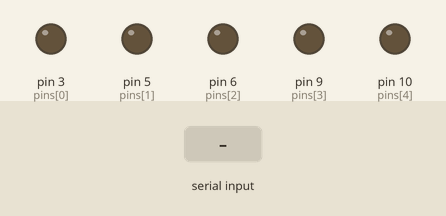
The sketch below on a simulated Arduino Uno, built with avr-gcc and run on an emulated ATmega328P. On the bench: output pins drawn as LEDs (lit = HIGH). Dashed ring = blinking. The test bench sets the inputs (shaded band).

Above: at 1.2 s.
1.3 s: "F,45\n" received over Serial
At 1.45 s:
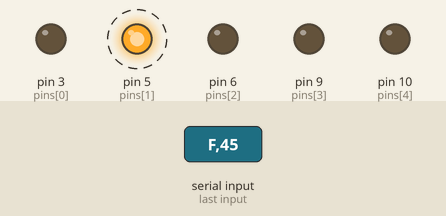
4.3 s: "C" received over Serial
At 5.3 s:
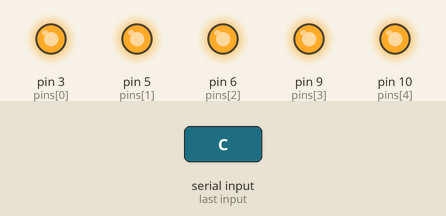
5.8 s: "90,45\n" received over Serial
At 6.6 s:
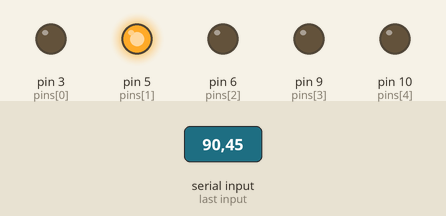
7.3 s: "30,150\n" received over Serial
At 8.0 s:
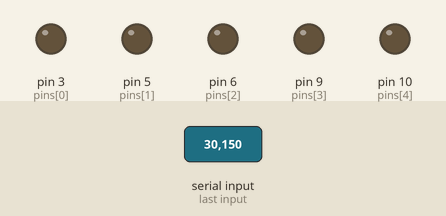
8.8 s: "T90\n" received over Serial
10.3 s: "1" received over Serial
At 11.1 s:
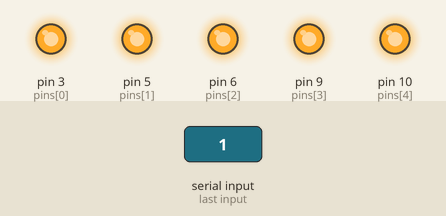
Timing chart, 0 to 12.8 s (numbered marks = the images above; inputs shaded):
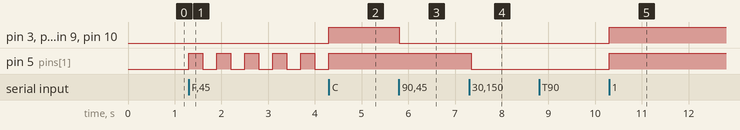

The sketch:

firstTry.ino
```cpp
int pins[] = {3, 5, 6, 9, 10};
constexpr size_t PIN_COUNT = sizeof(pins) / sizeof(pins[0]);
int currentBrightness[PIN_COUNT] = {0};

char selectedPin;
int brightness = 0;
int lastBrightness = -1;

bool isBlinking = false;
bool isVariable = false;

unsigned long previousMillis = 0;
unsigned long blinkInterval = 0;

void onAll() {
  for (size_t i = 0; i < PIN_COUNT; ++i){
    digitalWrite(pins[i], HIGH);
  }
}

void offAll() {
  for (size_t i = 0; i < PIN_COUNT; ++i){
    digitalWrite(pins[i], LOW);
  }
}

void resetModes() {
  isBlinking = false;
  isVariable = false;
  offAll();
}

void getDiodNumber(char pinNumber) {

  char pin = pinNumber - '0';
  if (pinNumber == 'G'){
    onAll();
  }
  else if (pinNumber == 'T'){
    offAll();
    digitalWrite(10, HIGH);
  }
  else{
    offAll();
    digitalWrite(pin, HIGH);
  }
}

void setBlinkFrequency(char blink){
  resetModes();
  if (blink == 'O'){
    isBlinking = false;
    offAll();
  }
  else if (blink == 'F'){
    isBlinking = true;
    blinkInterval = 300;
  }
  else if (blink == 'A'){
    isBlinking = true;
    blinkInterval = 1000;
  }
  else if (blink == 'S'){
    isBlinking = true;
    blinkInterval = 3000;
  }
}

void pwmTick(char mode){
  resetModes();
  if (mode == 'O'){
    offAll();
    isVariable = false;
  }
  else if (mode == 'C'){
    onAll();
  }
  else if (mode == 'V'){
    isVariable = true;
  }
}

void updateBrightness() {
    if (Serial.available() > 0) {
      char brightness = Serial.read();
      int targetBrightness = (unsigned char)brightness;

        for (int i = 0; i < PIN_COUNT; ++i) {
          if (currentBrightness[i] < targetBrightness) {
              ++currentBrightness[i];
          } else if (currentBrightness[i] > targetBrightness) {
              --currentBrightness[i];
          }
          analogWrite(pins[i], currentBrightness[i]);
        }
    }
}

void setup() {
  Serial.begin(9600);
  for (size_t i = 0; i < PIN_COUNT; ++i){
    pinMode(pins[i], OUTPUT);
  }
}

void loop() {
  if (Serial.available()) {
    char command = Serial.read();

    //standart Off
    if (command == '0') {
      resetModes();
    }
    //standart In
    else if (command == '1') {
      onAll();
    }
    //select some Pin
    else if (command >= '3' && command <= '9' || command == 'T' || command == 'G') {
      selectedPin = command;
      getDiodNumber(selectedPin);
    }
    //choose Speed Blinking Pin
    else if (command == 'O' || command == 'F' || command == 'A' || command == 'S'){
      setBlinkFrequency(command);
    }
    //choose Mode Glowing Pin
    else if (command == 'O' || command == 'C' || command == 'V'){
      pwmTick(command);
    }
  }

  //settings Blinking
  if (isBlinking) {
    unsigned long currentMillis = millis();
    if (currentMillis - previousMillis >= blinkInterval) {
      previousMillis = currentMillis;

      static bool isOn = false;
      if (isOn) {
        offAll();
      } else {
        getDiodNumber(selectedPin);
        //onAll();
      }
      isOn = !isOn;
    }
  }

  if (isVariable) {
    updateBrightness();
  }
}
```

Measured:
- after the input at 1.3 s, pin 5 (pins[1]): alternates HIGH for 0.30 s and LOW for 0.30 s, starting at once
- after the input at 4.3 s, pin 3 (pins[0]), pin 6 (pins[2]), pin 9 (pins[3]), pin 10 (pins[4]): LOW → HIGH at once; pin 5 (pins[1]): goes on until 4.3 s, then stays HIGH
- after the input at 5.8 s, pin 3 (pins[0]), pin 6 (pins[2]), pin 9 (pins[3]), pin 10 (pins[4]): HIGH → LOW at once
- after the input at 7.3 s, pin 5 (pins[1]): HIGH → LOW after 0.05 s
- after the input at 10.3 s, pin 3 (pins[0]), pin 5 (pins[1]), pin 6 (pins[2]), pin 9 (pins[3]), pin 10 (pins[4]): LOW → HIGH at once
